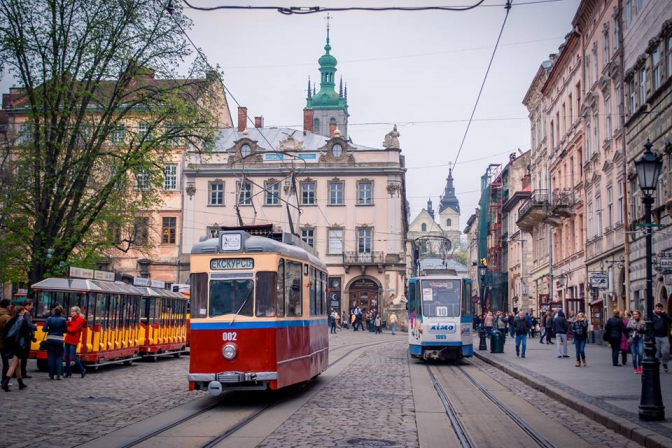
//> input picture Old_tries/OpenCV_Detection/img2.jpg, 672 x 448 px
$ ./Detect_color   (built with g++ and OpenCV 4)
//> lines starting //> are read from the running program, lines starting //| are printed output that depends on the picture; after the words box and inside, x2 and y2 are one past the last pixel; in counts of white or black regions, pixels touching at a corner belong together
#include <opencv2\core.hpp>
#include <opencv2\highgui.hpp>
#include <opencv2\imgproc.hpp>

using namespace cv;

int main(int argc, char** argv) {

	Mat src = imread("img2.jpg", IMREAD_COLOR);
//> src is the input picture: 448 rows x 672 cols, CV_8UC3; mean B, G, R 126.6, 122.5, 131
	Size dsrd_size(800, 600);
	resize(src, src, dsrd_size);
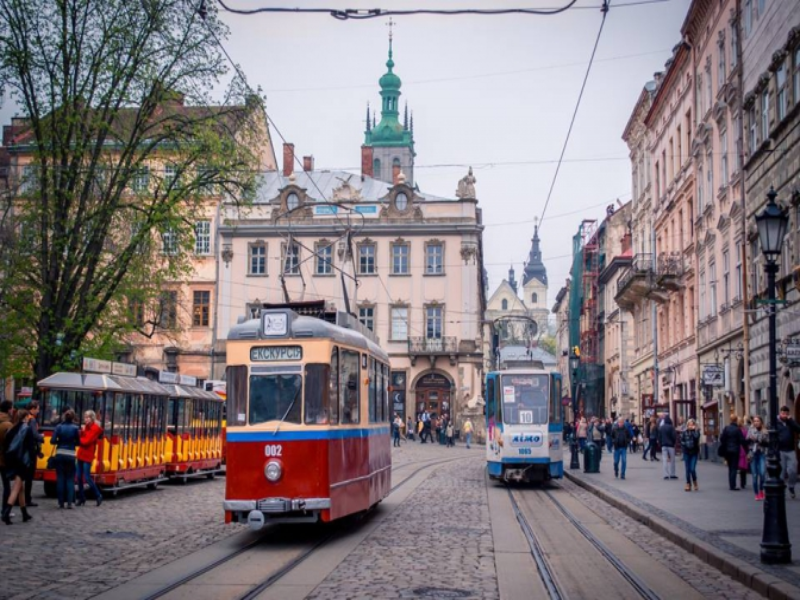
//> src: 600 rows x 800 cols, CV_8UC3; mean B, G, R 126.5, 122.4, 130.9
	namedWindow("Original_photo", WINDOW_NORMAL);
	imshow("Original_photo", src);
	waitKey(0);
	Mat black_regions;
	inRange(src, Scalar(80, 80, 70), Scalar(230, 225, 225), black_regions);
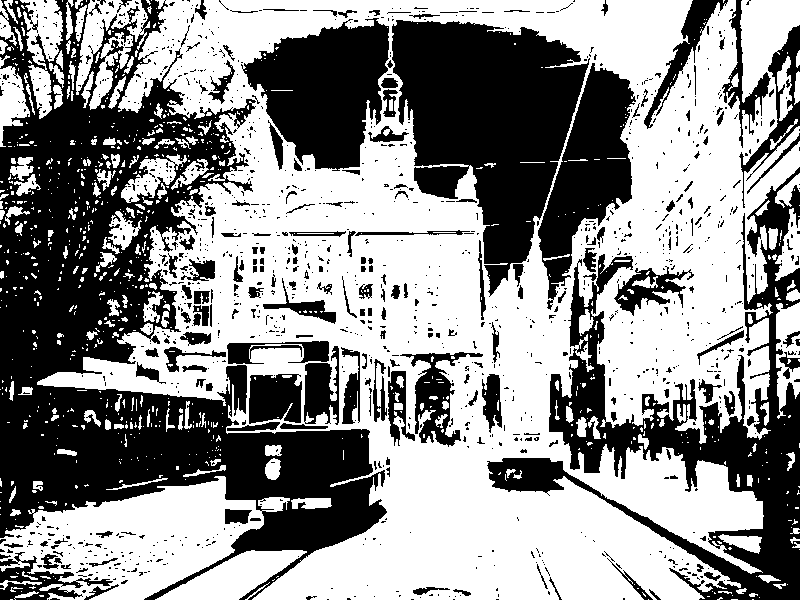
//> black_regions: 600 rows x 800 cols, CV_8UC1; 56.1% white; 1288 black regions (1086 under 20 px), largest, box (x1, y1, x2, y2) and area: (0, 0, 387, 600) 85833, (487, 167, 800, 600) 31430, (392, 20, 590, 297) 30844
	namedWindow("Black_regions");
	imshow("Balck_regions", black_regions);
	waitKey(0);

	// [22 lines of commented-out code are left out]
	Mat operation_dst;
	int operation_size = 2;
	//if (dilation_elem == 0) { dilation_type = MORPH_RECT; }
	//else if (dilation_elem == 1) { dilation_type = MORPH_CROSS; }
	//else if (dilation_elem == 2) { dilation_type = MORPH_ELLIPSE; }
	Mat element = getStructuringElement(MORPH_RECT,
		Size(2 * operation_size + 1, 2 * operation_size + 1),
		Point(operation_size, operation_size));
	morphologyEx(black_regions, operation_dst, CV_MOP_GRADIENT, element);
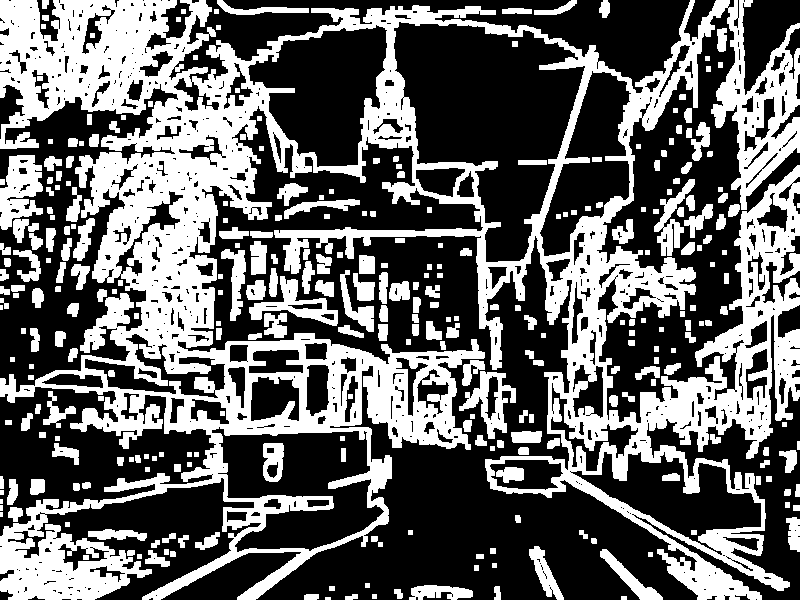
//> operation_dst: 600 rows x 800 cols, CV_8UC1; 39.3% white; 306 white regions (6 under 20 px), largest, box (x1, y1, x2, y2) and area: (0, 0, 800, 600) 152343, (0, 155, 43, 230) 2042, (249, 276, 338, 326) 1438
	imshow("Dilation Demo", operation_dst);
	waitKey(0);


	//===Hough Line DETECTOR===
	std::vector<Vec4i> lines;
	HoughLinesP(operation_dst, lines, 1, CV_PI / 180, 50, 100, 8);
//> lines = 226 lines (x1, y1, x2, y2), first 8: [111, 0, 261, 150], [0, 1, 267, 217], [111, 122, 306, 317], [299, 354, 464, 431], [107, 223, 214, 280], [98, 29, 255, 120], [1, 591, 103, 530], [48, 15, 254, 176]
	//cdst = src.clone();
	for (size_t i = 0; i < lines.size(); i++)
	{
		Vec4i l = lines[i];
		line(src, Point(l[0], l[1]), Point(l[2], l[3]), Scalar(0, 0, 255), 1, LINE_AA);
	}
//> this loop made 226 passes
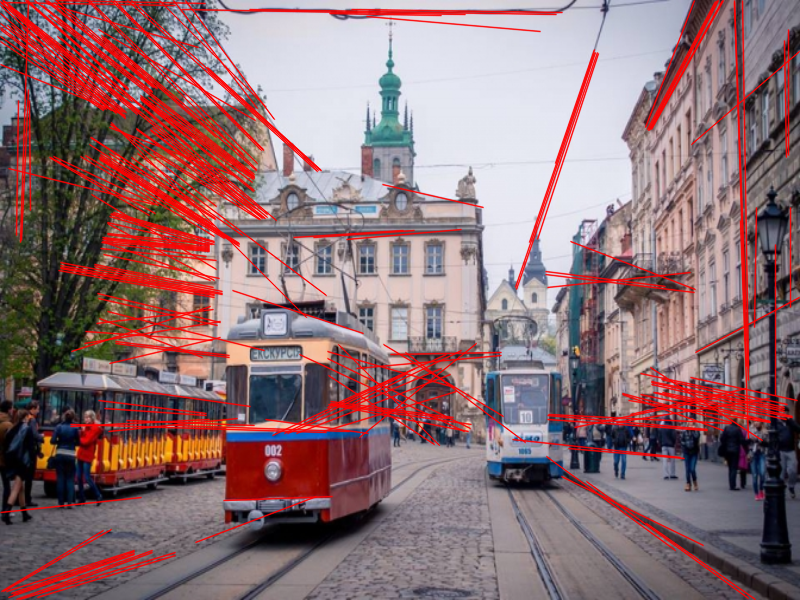
//> src: 600 rows x 800 cols, CV_8UC3; 14.81% of pixels changed, all inside (x1, y1, x2, y2) = (0, 0, 800, 600)

	imshow("Original_photo", src);
	waitKey(0);
	return 0;
}

$ run again, with Old_tries/OpenCV_Detection/img1.jpg copied over Old_tries/OpenCV_Detection/img2.jpg
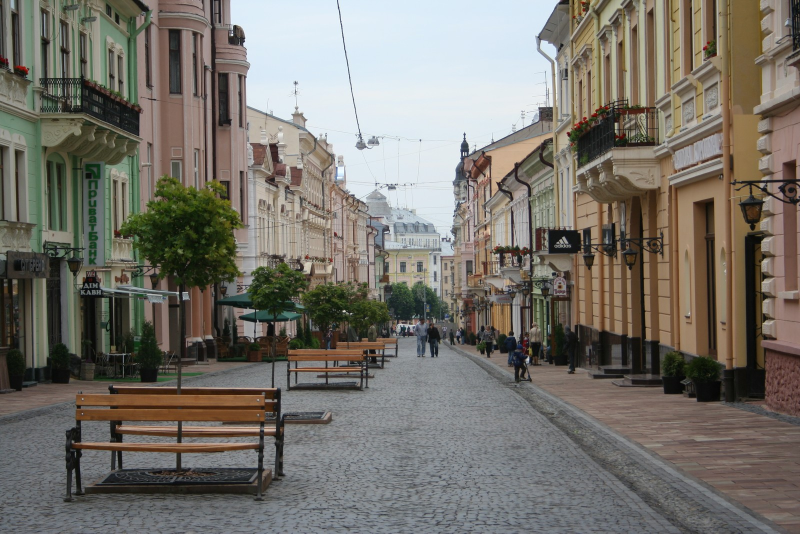
//> input picture Old_tries/OpenCV_Detection/img1.jpg, 1600 x 1067 px (shown at 1/2 size)
//> src is the input picture: 1067 rows x 1600 cols, CV_8UC3; mean B, G, R 106.4, 114.1, 118
//> `inRange(src, Scalar(80, 80, 70), Scalar(230, 225, 225), black_regions);`:
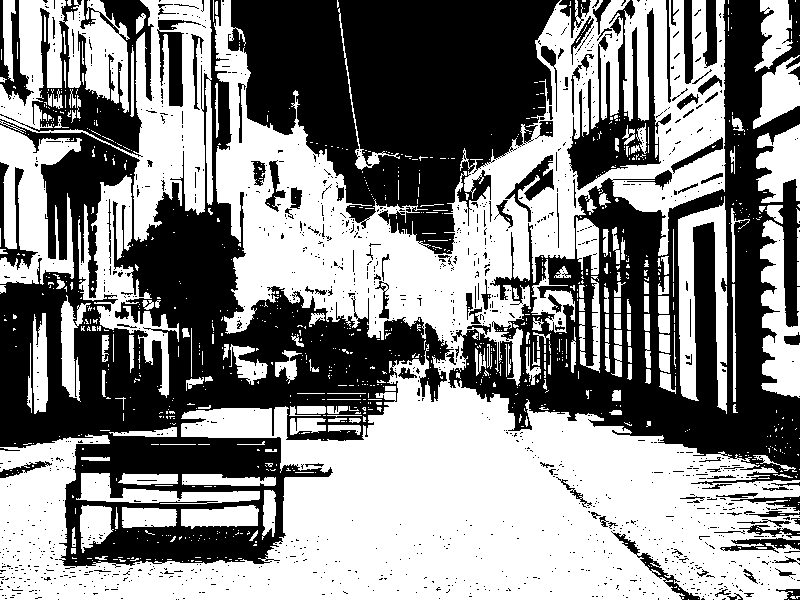
//> black_regions: 600 rows x 800 cols, CV_8UC1; 53.3% white; 1332 black regions (1218 under 20 px), largest, box (x1, y1, x2, y2) and area: (0, 0, 456, 568) 80246, (448, 0, 800, 485) 57156, (228, 0, 560, 254) 53029
//> operation_dst: 600 rows x 800 cols, CV_8UC1; 39.2% white; 278 white regions (3 under 20 px), largest, box (x1, y1, x2, y2) and area: (0, 0, 800, 593) 153034, (678, 491, 800, 583) 5791, (523, 440, 756, 600) 5062
//> lines = 317 lines (x1, y1, x2, y2), first 8: [473, 290, 593, 391], [472, 263, 632, 341], [503, 428, 700, 599], [472, 267, 633, 360], [34, 599, 161, 472], [677, 469, 799, 558], [416, 316, 549, 393], [292, 441, 578, 255]
//> the loop `for (size_t i = 0; i < lines.size(); i++)` made 317 passes
//> after the loop `for (size_t i = 0; i < lines.size(); i++)`:
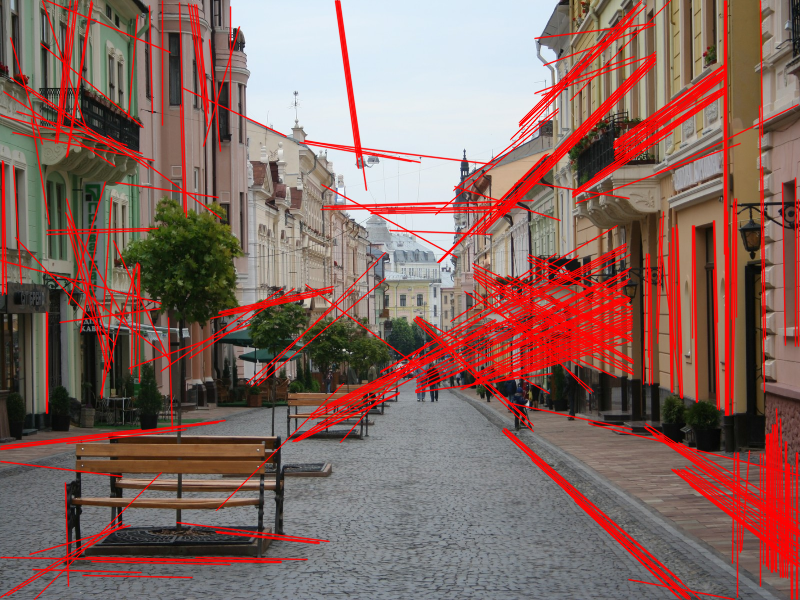
//> src: 600 rows x 800 cols, CV_8UC3; mean B, G, R 96.2, 102.6, 134.3

$ run again, with Old_tries/OpenCV_Detection/DSC09710.JPG copied over Old_tries/OpenCV_Detection/img2.jpg
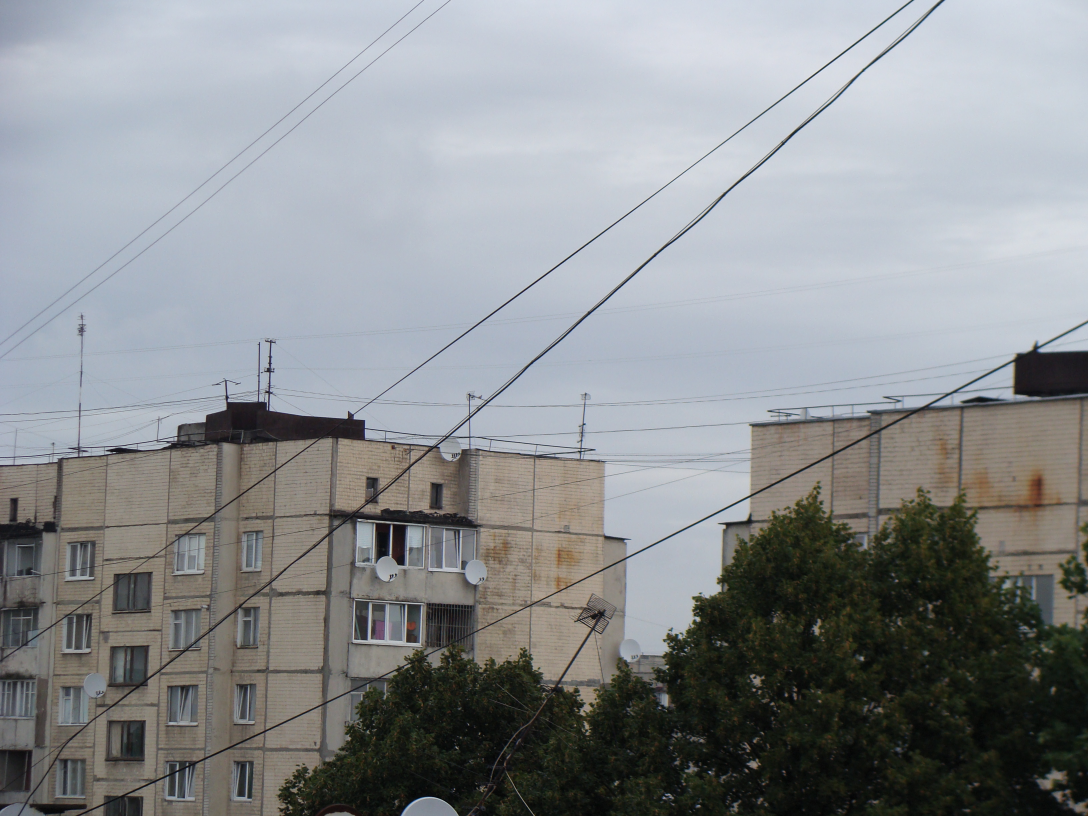
//> input picture Old_tries/OpenCV_Detection/DSC09710.JPG, 3264 x 2448 px (shown at 1/3 size)
//> src is the input picture: 2448 rows x 3264 cols, CV_8UC3; mean B, G, R 144.5, 142, 138.9
//> `inRange(src, Scalar(80, 80, 70), Scalar(230, 225, 225), black_regions);`:
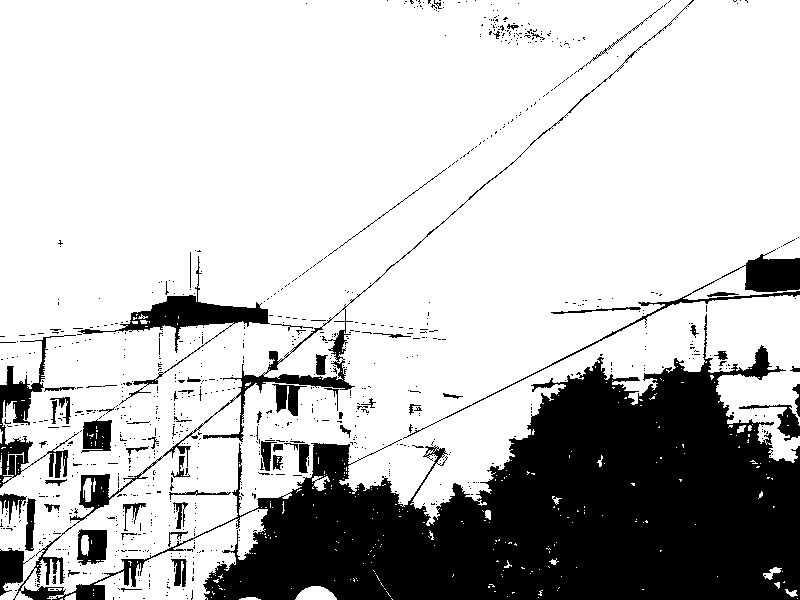
//> black_regions: 600 rows x 800 cols, CV_8UC1; 76.3% white; 917 black regions (853 under 20 px), largest, box (x1, y1, x2, y2) and area: (13, 0, 800, 600) 94437, (78, 256, 270, 405) 3400, (403, 249, 800, 439) 2778
//> operation_dst: 600 rows x 800 cols, CV_8UC1; 16.9% white; 170 white regions (2 under 20 px), largest, box (x1, y1, x2, y2) and area: (0, 0, 800, 600) 66793, (482, 8, 553, 47) 1395, (524, 0, 673, 113) 1255
//> lines = 75 lines (x1, y1, x2, y2), first 8: [34, 561, 279, 355], [248, 309, 672, 1], [318, 336, 691, 0], [253, 309, 648, 22], [91, 588, 747, 268], [46, 458, 237, 320], [342, 464, 747, 267], [117, 577, 692, 296]
//> the loop `for (size_t i = 0; i < lines.size(); i++)` made 75 passes
//> after the loop `for (size_t i = 0; i < lines.size(); i++)`:
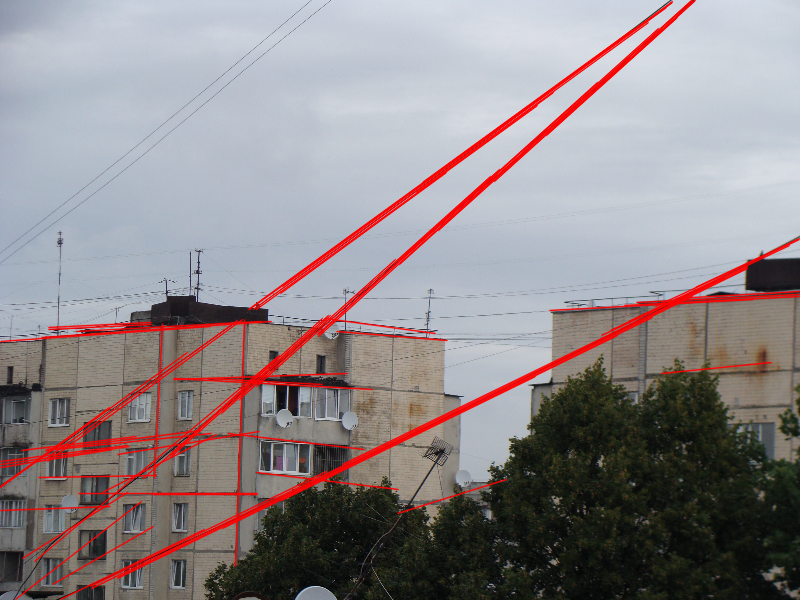
//> src: 600 rows x 800 cols, CV_8UC3; mean B, G, R 139.5, 137.1, 144.1

$ run again, with Old_tries/OpenCV_Detection/DSC09711.JPG copied over Old_tries/OpenCV_Detection/img2.jpg
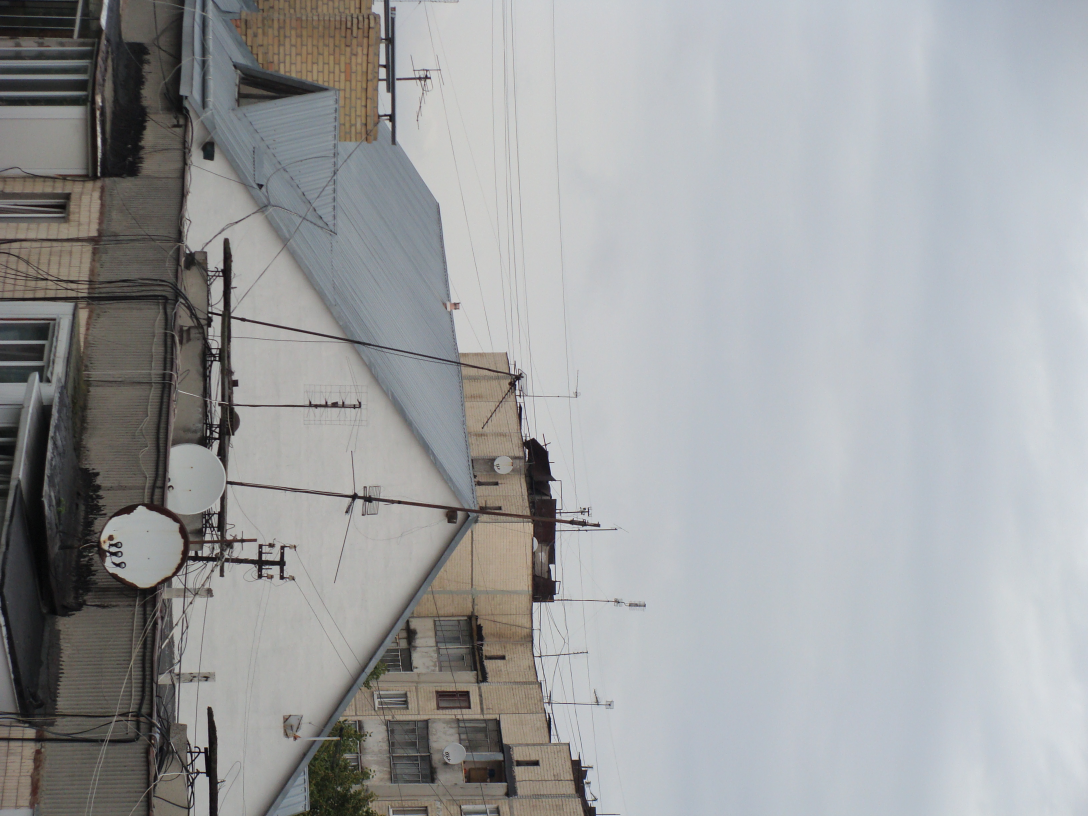
//> input picture Old_tries/OpenCV_Detection/DSC09711.JPG, 3264 x 2448 px (shown at 1/3 size)
//> src is the input picture: 2448 rows x 3264 cols, CV_8UC3; mean B, G, R 160.3, 158.9, 157.2
//> `inRange(src, Scalar(80, 80, 70), Scalar(230, 225, 225), black_regions);`:
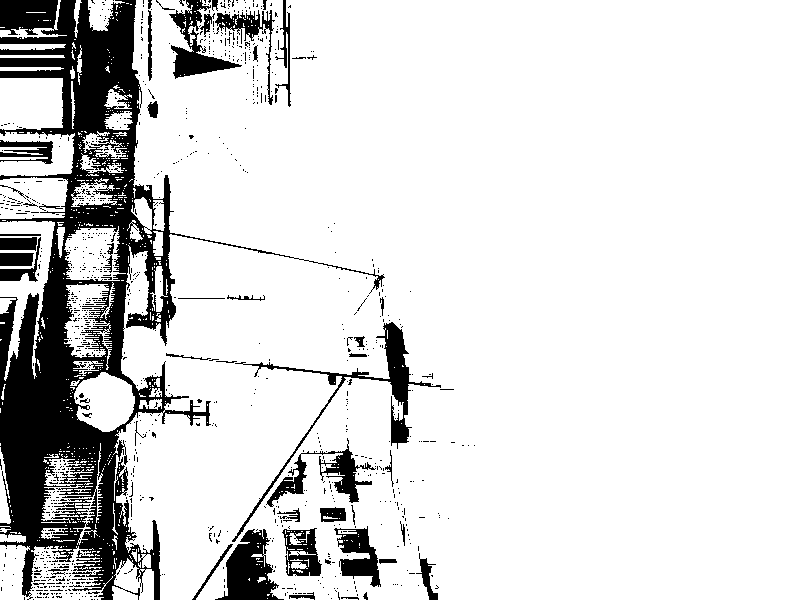
//> black_regions: 600 rows x 800 cols, CV_8UC1; 85.7% white; 1042 black regions (991 under 20 px), largest, box (x1, y1, x2, y2) and area: (0, 0, 385, 600) 48222, (232, 322, 441, 542) 2985, (215, 529, 284, 600) 2528
//> operation_dst: 600 rows x 800 cols, CV_8UC1; 18.8% white; 72 white regions, largest, box (x1, y1, x2, y2) and area: (0, 0, 456, 600) 81487, (0, 232, 44, 284) 1423, (0, 0, 69, 41) 1098
//> lines = 145 lines (x1, y1, x2, y2), first 8: [106, 208, 121, 85], [92, 379, 119, 224], [39, 599, 70, 441], [27, 599, 59, 447], [73, 446, 78, 599], [78, 422, 89, 296], [63, 599, 79, 446], [81, 599, 86, 446]
//> the loop `for (size_t i = 0; i < lines.size(); i++)` made 145 passes
//> after the loop `for (size_t i = 0; i < lines.size(); i++)`:
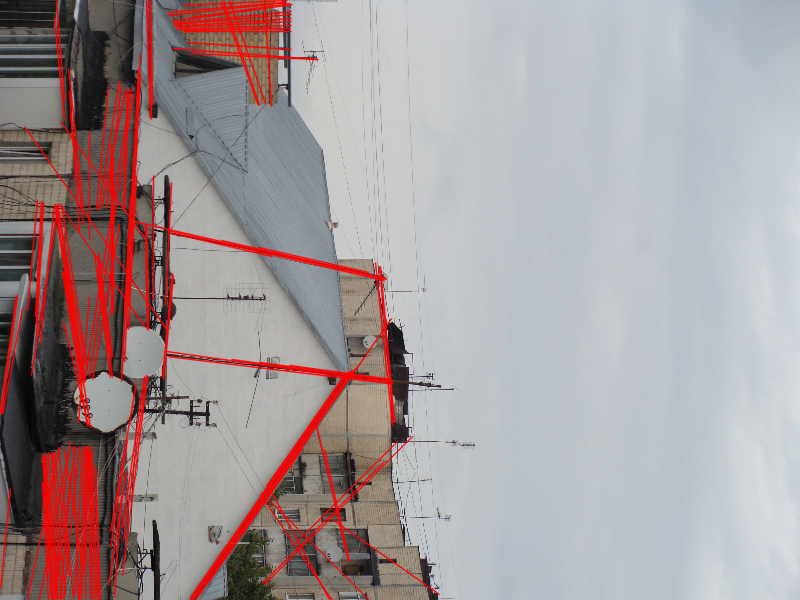
//> src: 600 rows x 800 cols, CV_8UC3; mean B, G, R 155.7, 154, 165.4
